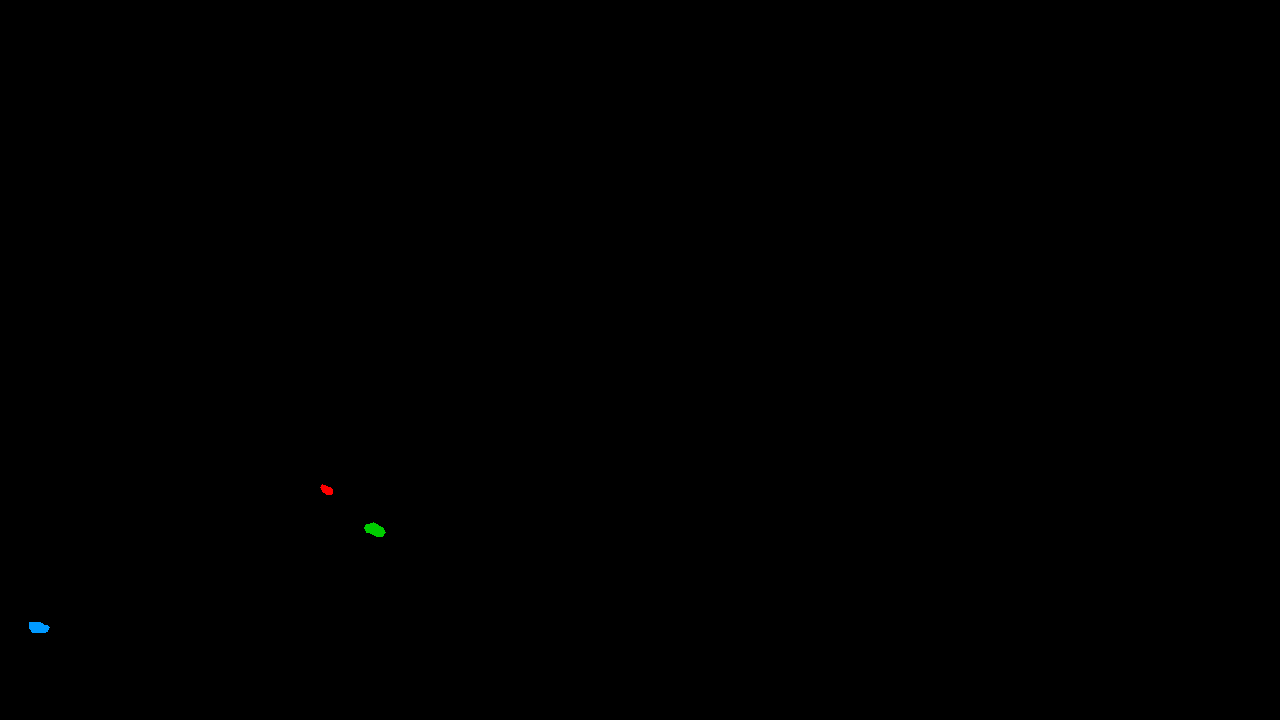
#> input picture rgb_images/2023BCSE057_wuler_img_0175.png, 1280 x 720 px
$ python -i seg.py   (imports and definitions only)
#> lines starting #> are read from the running program, lines starting #| are printed output that depends on the picture; after the words box and inside, x2 and y2 are one past the last pixel; in counts of white or black regions, pixels touching at a corner belong together
#> further down, picture is the input picture: shape (720, 1280, 3); mean B, G, R 0.1, 0.1, 0
"""Segmentation helpers: SAM2 (ultralytics) if available, GrabCut fallback; hint detector."""
import cv2, numpy as np

def detect_hints(img, min_area=80, max_area=40000):
    """Cheap 'something odd here' boxes (bright/dark/off-hue blobs). Noisy - hints only."""
#> called with min_area = 80, max_area = 40000
    lab = cv2.cvtColor(img, cv2.COLOR_BGR2LAB).astype(np.float32)
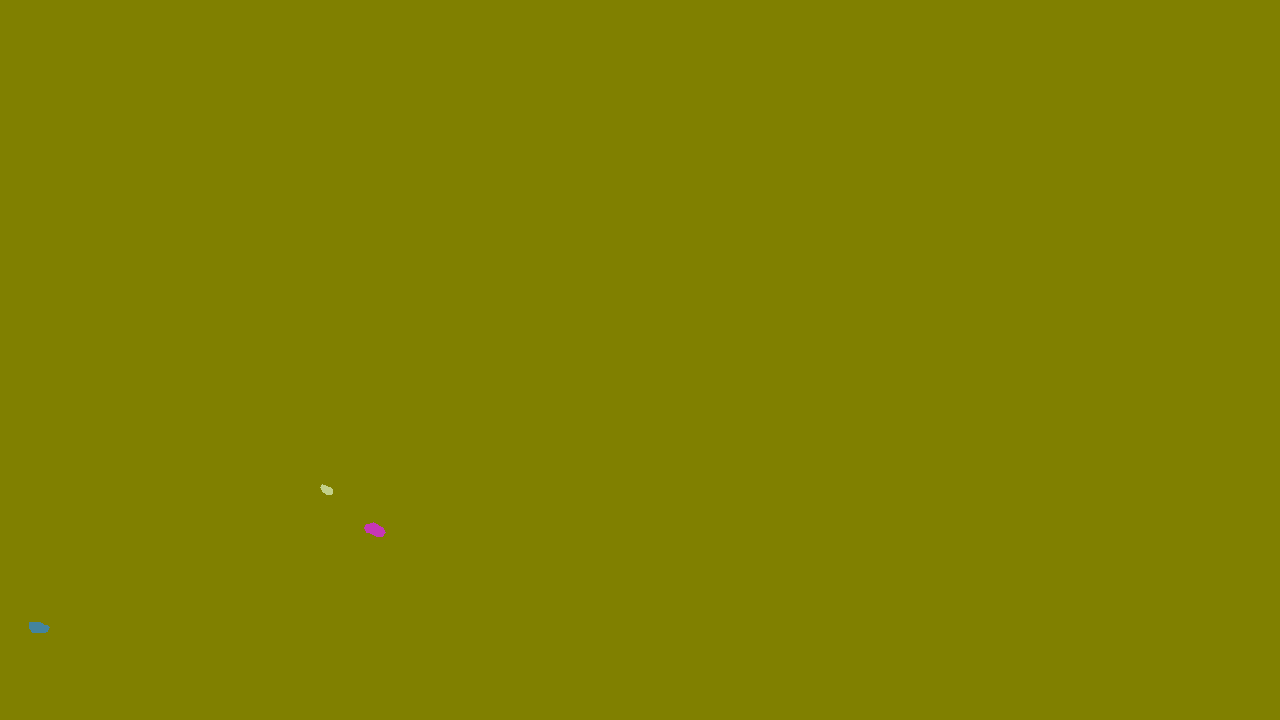
#> lab: shape (720, 1280, 3) float32; mean B, G, R 0.1, 128, 128
    L, a, b = lab[..., 0], lab[..., 1] - 128, lab[..., 2] - 128
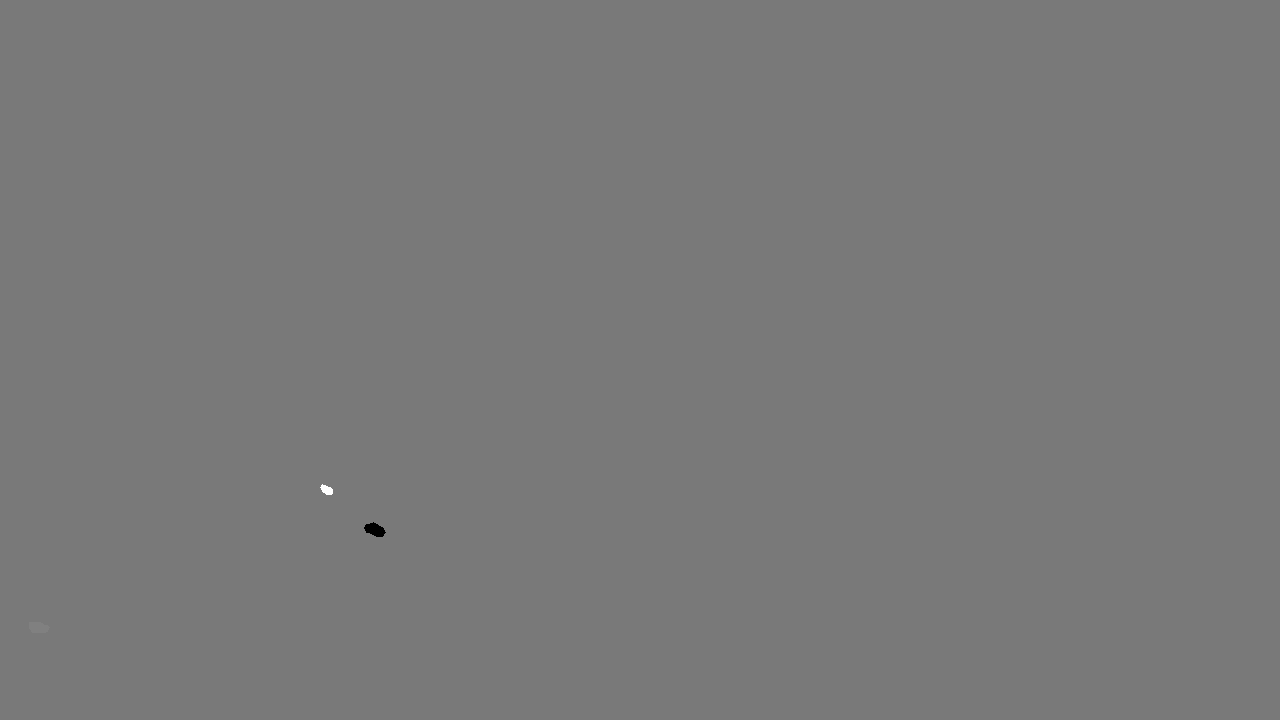
#> a: shape (720, 1280) float32; min -73, max 80, mean 0; drawn with min black and max white
    chroma = np.hypot(a, b)
    hsv = cv2.cvtColor(img, cv2.COLOR_BGR2HSV)
#> hsv: shape (720, 1280, 3); mean H, S, V 0, 0.1, 0.1
    bg = cv2.GaussianBlur(L, (0, 0), 25)
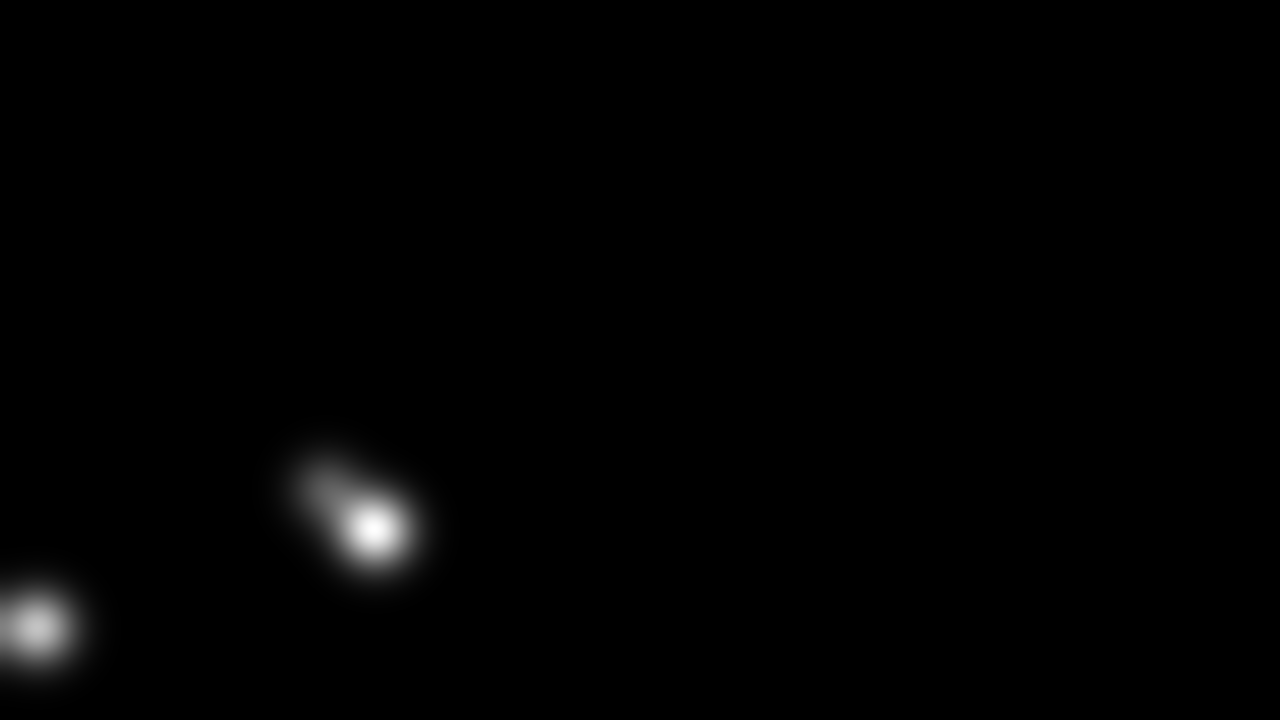
#> bg: shape (720, 1280) float32; min 0, max 9.64, mean 0.0876; drawn with min black and max white
    white = (L > 200) & (L - bg > 45) & (chroma < 12)
#> white: shape (720, 1280) bool; every value is 0
    dark = (L < 45) & (bg - L > 60)
    off = (hsv[..., 1] > 140) & (hsv[..., 2] > 70) & ~((hsv[..., 0] > 15) & (hsv[..., 0] < 55))
#> off: shape (720, 1280) bool; 0.05% white; 3 white regions, box (x1, y1, x2, y2) and area: (364, 522, 386, 537) 210, (29, 622, 50, 633) 188, (320, 484, 333, 495) 93
    m = ((white | dark | off).astype(np.uint8)) * 255
    m = cv2.morphologyEx(m, cv2.MORPH_OPEN, np.ones((2, 2), np.uint8))
#> m: shape (720, 1280); 0.05% white; 3 white regions, box (x1, y1, x2, y2) and area: (365, 524, 386, 538) 208, (30, 623, 50, 634) 187, (322, 486, 334, 496) 91
    m = cv2.morphologyEx(m, cv2.MORPH_CLOSE, np.ones((5, 5), np.uint8))
    n, _, st, _ = cv2.connectedComponentsWithStats(m, 8)
#> n = 4; st = [[0, 0, 1280, 720, 921114], [322, 486, 12, 10, 91], [365, 524, 21, 14, 208], [30, 623, 20, 11, 187]]
    return [[int(x), int(y), int(x + w), int(y + h)] for x, y, w, h, ar in st[1:] if min_area <= ar <= max_area]

# [28 lines left out: functions grabcut, grabcut_points, not called in this run]

class Segmenter:
    # [33 lines left out: functions __init__, from_points, mask_to_polygon, not called in this run]

>>> import cv2
>>> picture = cv2.imread('rgb_images/2023BCSE057_wuler_img_0175.png')
>>> result = detect_hints(picture)
#> result = [[322, 486, 334, 496], [365, 524, 386, 538], [30, 623, 50, 634]]
